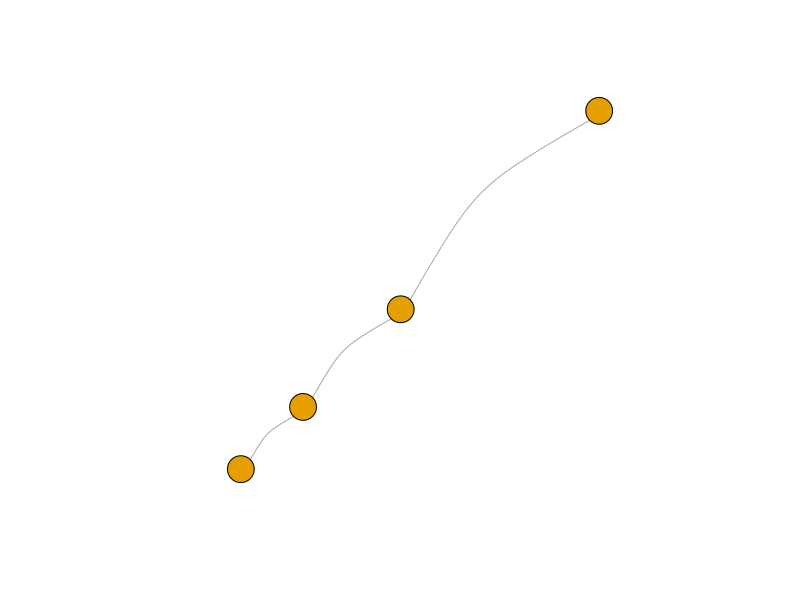
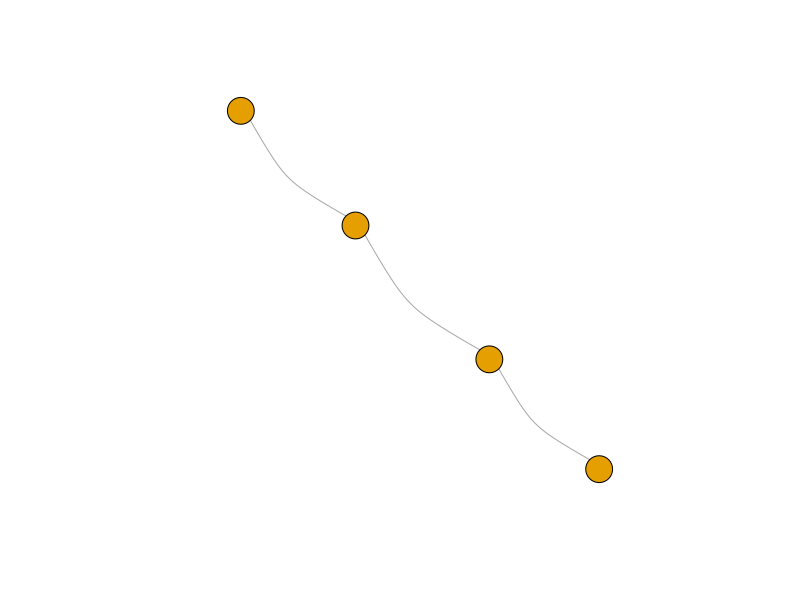
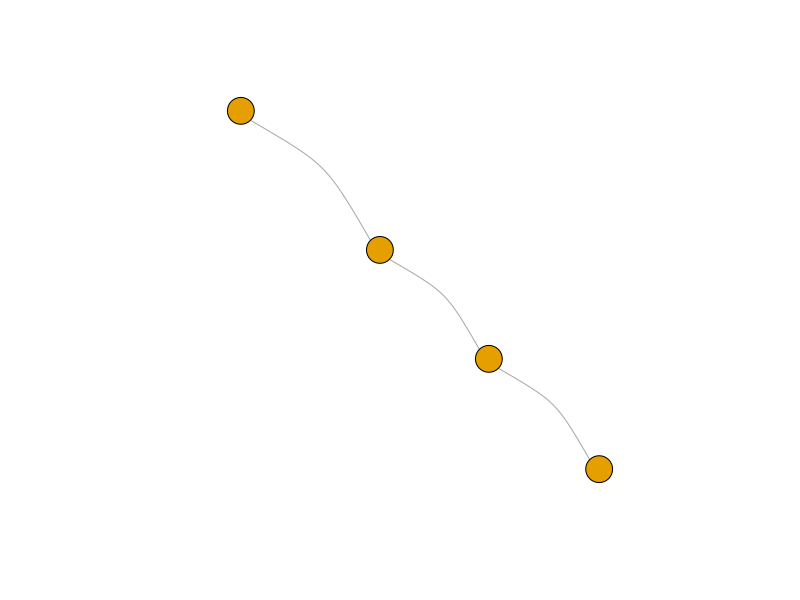
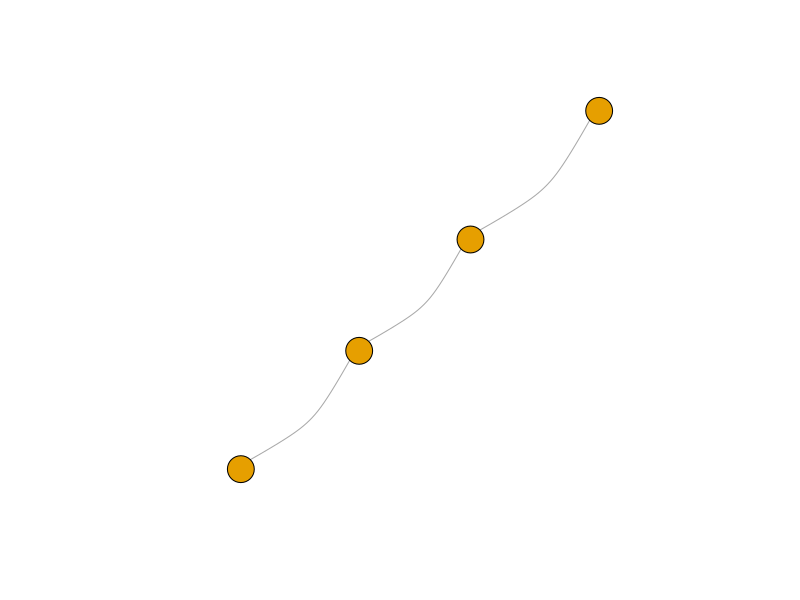
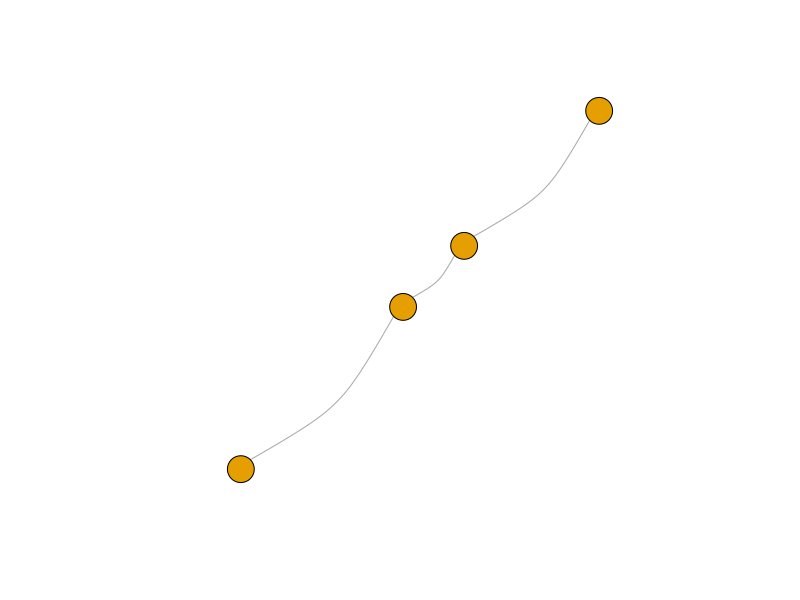
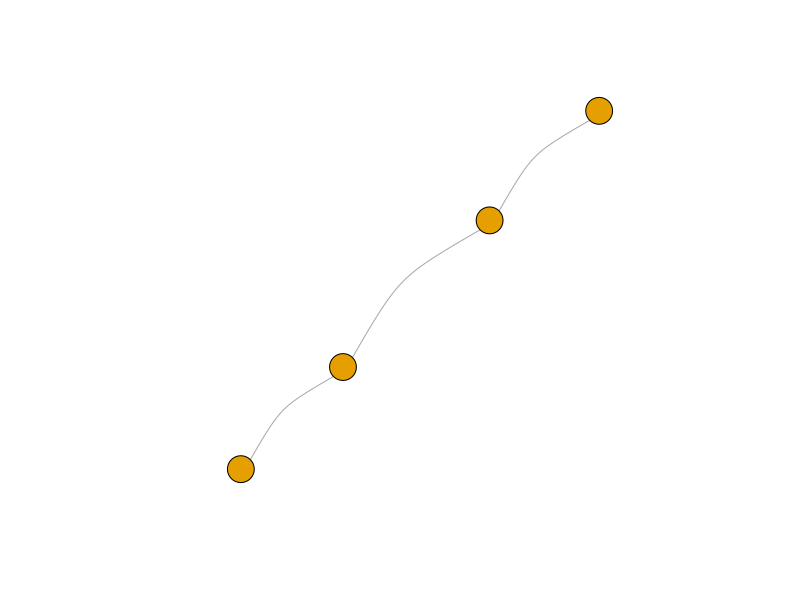
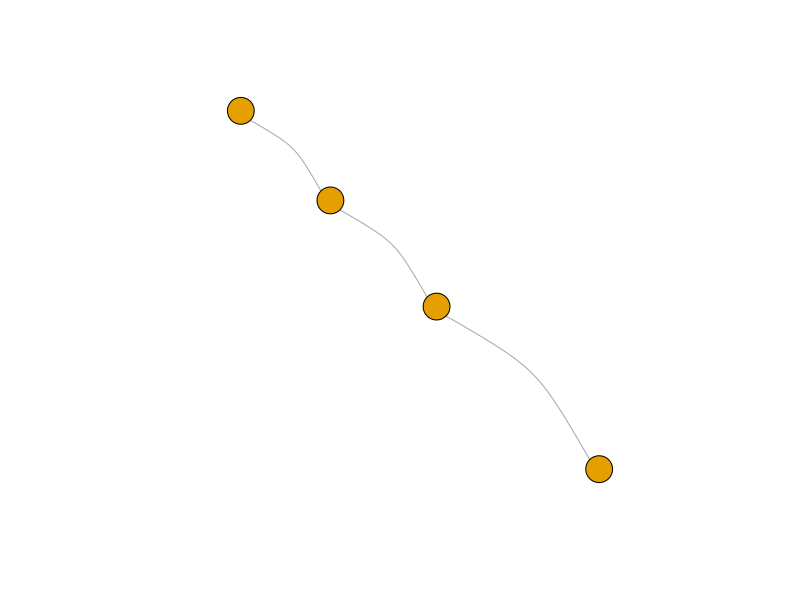
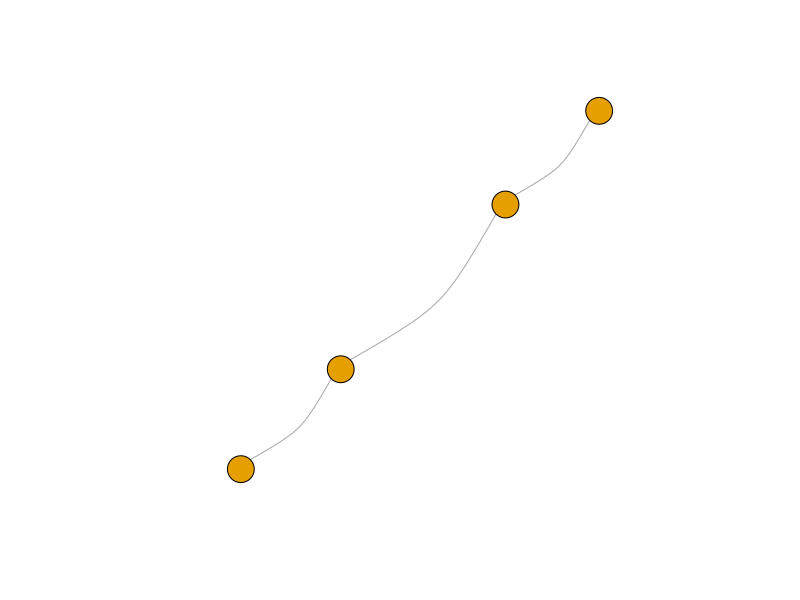

These charts were generated, in order, by the following R code: (Note: this script raises an error after producing the figures.)
#############################_Libraries_##########################
setwd(dirname(rstudioapi::getSourceEditorContext()$path))
getwd()
Sys.setenv(LANG = "en")

if (!("igraph" %in% rownames(installed.packages()))) install.packages("igraph")
library(igraph)

#############################_Graph_generation_#######################
#' Losowy obrót dla rysunku grafu - layout_in_circle() psuje losowość
#'
#' @param List graph
#' @return matrix
#'
randomLayout <- function(graph)
{
  rotation <- runif(1, 0, 2*pi)
  layout <- layout_in_circle(graph)
  return(cbind(cos(rotation) * layout[,1] - sin(rotation) * layout[,2], sin(rotation) * layout[,1] + cos(rotation) * layout[,2]))
}

#' Tworzy katalog do zapisu grafów
#'
#' @param vertexNo int - liczba wierzchołków
#' @param fileName string - nazwa grafu
#' @return string - ścieżka
#'
createDir <- function(vertexNo, fileName)
{
  dir.create(as.character(vertexNo), showWarnings = FALSE)
  dir.create(file.path(vertexNo, fileName), showWarnings = FALSE)
  pathName <- paste0(vertexNo, '/', fileName)
  unlink(paste0(pathName, "/*"))
  return(pathName)
}

#' Graf ścieżka N wierzchołków, nieskierowany
#'
#' @param N int - liczba rysunków
#' @param vertexNo int - liczba wierzchołków
#' @param plotCurve float
#' @return void
#'
plotPaths <- function(N, vertexNo, plotCurve)
{
  fileName <- 'path'
  pathName <- createDir(vertexNo, fileName)
  definition <- c()
  for (index in 1:(vertexNo-1))
  {
    definition <- c(definition, index, index + 1)
  }
  definitionMatrix <- matrix(definition, ncol = 2, byrow = TRUE)
  
  for (i in 1:N)
  {
    graph <- graph_from_edgelist(definitionMatrix, directed = FALSE)
    E(graph)$weight <- runif(ecount(graph))
    png(file.path(pathName, paste0(fileName, "-", vertexNo, "-", i, ".png")), width = 800, height = 600)
    plot(graph, vertex.label = NA, edge.curved = plotCurve)
    # plot(graph, vertex.label = NA, edge.curved = plotCurve, layout = randomLayout(graph)) # Bez opisów wierzchołków, zakrzywienie krawędzi, losowy obrót
    dev.off()
  }
}

#' Graf cykliczny N wierzchołków, 100% pewności na połączenie wierzchołków, nieskierowany
#'
#' @param N int - liczba rysunków
#' @param vertexNo int - liczba wierzchołków
#' @param plotCurve float
#' @return void
#'
plotCycles <- function(N, vertexNo, plotCurve)
{
  fileName <- 'cycle'
  pathName <- createDir(vertexNo, fileName)
  for (i in 1:N)
  {
    graph <- make_ring(vertexNo, directed = FALSE)
    png(file.path(pathName, paste0(fileName, "-", vertexNo, "-", i, ".png")), width = 800, height = 600)
    plot(graph, vertex.label = NA, edge.curved = plotCurve)
    dev.off()
  }
}

#' Graf pełny N wierzchołków, 100% pewności na połączenie wierzchołków, nieskierowany
#'
#' @param N int - liczba rysunków
#' @param vertexNo int - liczba wierzchołków
#' @param plotCurve float
#' @return void
#'
plotFullGraphs <- function(N, vertexNo, plotCurve)
{
  fileName <- 'full'
  pathName <- createDir(vertexNo, fileName)
  for (i in 1:N)
  {
    graph <- graph.full(vertexNo, directed = FALSE)
    E(graph)$weight <- runif(ecount(graph))
    png(file.path(pathName, paste0(fileName, "-", vertexNo, "-", i, ".png")), width = 800, height = 600)
    plot(graph, vertex.label = NA, edge.curved = plotCurve)
    dev.off()
  }
}

#' Graf spójny N wierzchołków
#'
#' @param N int - liczba rysunków
#' @param vertexNo int - liczba wierzchołków
#' @param plotCurve float
#' @return void
#'
plotConnectedGraphs <- function(N, vertexNo, plotCurve)
{
  fileName <- 'connected'
  pathName <- createDir(vertexNo, fileName)
  for (i in 1:N)
  {
    graph <- graph(c(1, 2, 2, 3, 3, 4, 4, 5, 5, 1, 1, round(runif(1, 1, 10)), 2, round(runif(1, 1, 10)), 3, round(runif(1, 1, 10)) , 4, round(runif(1, 1, 10)) , 5, round(runif(1, 1, 10))))
    png(file.path(pathName, paste0(fileName, "-", vertexNo, "-", i, ".png")), width = 800, height = 600)
    plot(graph, vertex.label = NA, edge.curved = plotCurve)
    dev.off()
  }
}

plotPaths(200, 4, 0.3)
plotCycles(200, 4, 0.3)
plotFullGraphs(200, 4, 0.3)
plotConnectedGraphs(200, 4, 0.3)

plotPaths(200, 5, 0.3)
plotCycles(200, 5, 0.3)
plotFullGraphs(200, 5, 0.3)
plotConnectedGraphs(200, 5, 0.3)

plotPaths(200, 6, 0.3)
plotCycles(200, 6, 0.3)
plotFullGraphs(200, 6, 0.3)
plotConnectedGraphs(200, 6, 0.3)

plotPaths(200, 7, 0.3)
plotCycles(200, 7, 0.3)
plotFullGraphs(200, 7, 0.3)
plotConnectedGraphs(200, 7, 0.3)
